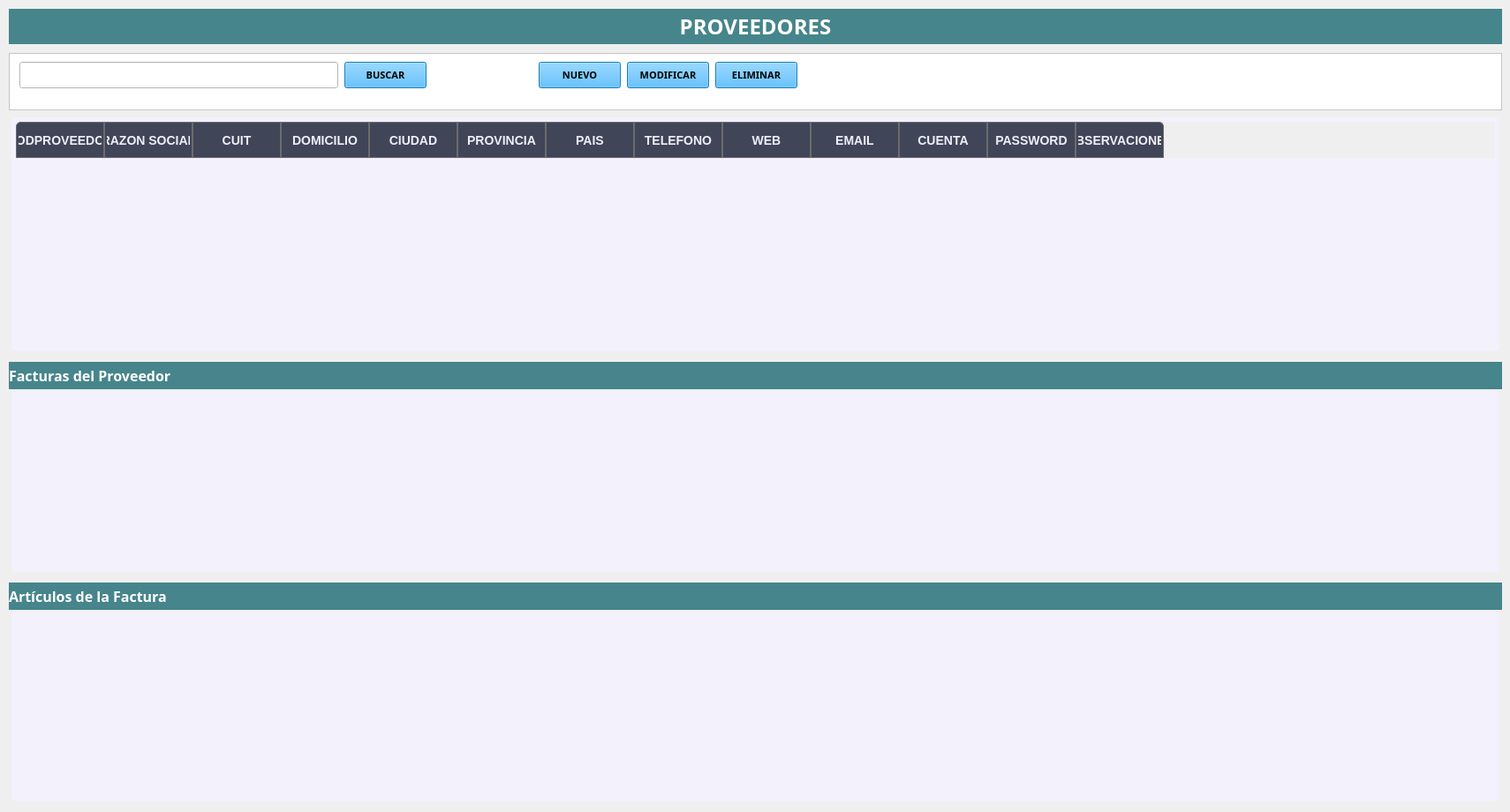
       <widget class="QWidget" name="pgProveedores">
        <widget class="QLabel" name="labelProveedores">
         <property name="geometry">
          <rect>
           <x>10</x>
           <y>10</y>
           <width>1691</width>
           <height>40</height>
          </rect>
         </property>
         <property name="minimumSize">
          <size>
           <width>0</width>
           <height>40</height>
          </size>
         </property>
         <property name="maximumSize">
          <size>
           <width>16777215</width>
           <height>40</height>
          </size>
         </property>
         <property name="font">
          <font>
           <family>Goldman</family>
           <pointsize>18</pointsize>
           <weight>75</weight>
           <bold>true</bold>
          </font>
         </property>
         <property name="styleSheet">
          <string notr="true">QLabel{
background-color:#46858b;
color:#ffffff
}</string>
         </property>
         <property name="text">
          <string>PROVEEDORES</string>
         </property>
         <property name="alignment">
          <set>Qt::AlignCenter</set>
         </property>
        </widget>
        <widget class="QFrame" name="frame_cliente_2">
         <property name="geometry">
          <rect>
           <x>10</x>
           <y>60</y>
           <width>1691</width>
           <height>65</height>
          </rect>
         </property>
         <property name="minimumSize">
          <size>
           <width>0</width>
           <height>65</height>
          </size>
         </property>
         <property name="styleSheet">
          <string notr="true">QFrame{
background-color:#ffffff;
}</string>
         </property>
         <property name="frameShape">
          <enum>QFrame::StyledPanel</enum>
         </property>
         <property name="frameShadow">
          <enum>QFrame::Raised</enum>
         </property>
         <widget class="QPushButton" name="bt_BuscarProveedor">
          <property name="geometry">
           <rect>
            <x>380</x>
            <y>10</y>
            <width>93</width>
            <height>30</height>
           </rect>
          </property>
          <property name="minimumSize">
           <size>
            <width>0</width>
            <height>30</height>
           </size>
          </property>
          <property name="font">
           <font>
            <family>Orbitron SemiBold</family>
            <pointsize>8</pointsize>
            <weight>75</weight>
            <bold>true</bold>
           </font>
          </property>
          <property name="styleSheet">
           <string notr="true">QPushButton{
background-color:#2caeff;
}

QPushButton:hover{
background-color:#39ffa3;
}</string>
          </property>
          <property name="text">
           <string>BUSCAR</string>
          </property>
         </widget>
         <widget class="QLineEdit" name="lineEdit_BuscarArticulo_3">
          <property name="geometry">
           <rect>
            <x>12</x>
            <y>10</y>
            <width>361</width>
            <height>30</height>
           </rect>
          </property>
          <property name="minimumSize">
           <size>
            <width>0</width>
            <height>30</height>
           </size>
          </property>
          <property name="palette">
           <palette>
            <active>
             <colorrole role="Button">
              <brush brushstyle="SolidPattern">
               <color alpha="255">
                <red>255</red>
                <green>255</green>
                <blue>255</blue>
               </color>
              </brush>
             </colorrole>
             <colorrole role="Base">
              <brush brushstyle="SolidPattern">
               <color alpha="255">
                <red>255</red>
                <green>255</green>
                <blue>255</blue>
               </color>
              </brush>
             </colorrole>
             <colorrole role="Window">
              <brush brushstyle="SolidPattern">
               <color alpha="255">
                <red>255</red>
                <green>255</green>
                <blue>255</blue>
               </color>
              </brush>
             </colorrole>
            </active>
            <inactive>
             <colorrole role="Button">
              <brush brushstyle="SolidPattern">
               <color alpha="255">
                <red>255</red>
                <green>255</green>
                <blue>255</blue>
               </color>
              </brush>
             </colorrole>
             <colorrole role="Base">
              <brush brushstyle="SolidPattern">
               <color alpha="255">
                <red>255</red>
                <green>255</green>
                <blue>255</blue>
               </color>
              </brush>
             </colorrole>
             <colorrole role="Window">
              <brush brushstyle="SolidPattern">
               <color alpha="255">
                <red>255</red>
                <green>255</green>
                <blue>255</blue>
               </color>
              </brush>
             </colorrole>
            </inactive>
            <disabled>
             <colorrole role="Button">
              <brush brushstyle="SolidPattern">
               <color alpha="255">
                <red>255</red>
                <green>255</green>
                <blue>255</blue>
               </color>
              </brush>
             </colorrole>
             <colorrole role="Base">
              <brush brushstyle="SolidPattern">
               <color alpha="255">
                <red>255</red>
                <green>255</green>
                <blue>255</blue>
               </color>
              </brush>
             </colorrole>
             <colorrole role="Window">
              <brush brushstyle="SolidPattern">
               <color alpha="255">
                <red>255</red>
                <green>255</green>
                <blue>255</blue>
               </color>
              </brush>
             </colorrole>
            </disabled>
           </palette>
          </property>
          <property name="styleSheet">
           <string notr="true">QLineEdit{
background-color:#ffffff;
}</string>
          </property>
         </widget>
         <widget class="QPushButton" name="bt_NuevoProveedor">
          <property name="geometry">
           <rect>
            <x>600</x>
            <y>10</y>
            <width>93</width>
            <height>30</height>
           </rect>
          </property>
          <property name="minimumSize">
           <size>
            <width>0</width>
            <height>30</height>
           </size>
          </property>
          <property name="font">
           <font>
            <family>Orbitron SemiBold</family>
            <pointsize>8</pointsize>
            <weight>75</weight>
            <bold>true</bold>
           </font>
          </property>
          <property name="styleSheet">
           <string notr="true">QPushButton{
background-color:#2caeff;
}

QPushButton:hover{
background-color:#39ffa3;
}</string>
          </property>
          <property name="text">
           <string>NUEVO</string>
          </property>
         </widget>
         <widget class="QPushButton" name="bt_ModificarProveedor">
          <property name="geometry">
           <rect>
            <x>700</x>
            <y>10</y>
            <width>93</width>
            <height>30</height>
           </rect>
          </property>
          <property name="minimumSize">
           <size>
            <width>0</width>
            <height>30</height>
           </size>
          </property>
          <property name="font">
           <font>
            <family>Orbitron SemiBold</family>
            <pointsize>8</pointsize>
            <weight>75</weight>
            <bold>true</bold>
           </font>
          </property>
          <property name="styleSheet">
           <string notr="true">QPushButton{
background-color:#2caeff;
}

QPushButton:hover{
background-color:#39ffa3;
}</string>
          </property>
          <property name="text">
           <string>MODIFICAR</string>
          </property>
         </widget>
         <widget class="QPushButton" name="bt_EliminarProveedor">
          <property name="geometry">
           <rect>
            <x>800</x>
            <y>10</y>
            <width>93</width>
            <height>30</height>
           </rect>
          </property>
          <property name="minimumSize">
           <size>
            <width>0</width>
            <height>30</height>
           </size>
          </property>
          <property name="font">
           <font>
            <family>Orbitron SemiBold</family>
            <pointsize>8</pointsize>
            <weight>75</weight>
            <bold>true</bold>
           </font>
          </property>
          <property name="styleSheet">
           <string notr="true">QPushButton{
background-color:#2caeff;
}

QPushButton:hover{
background-color:#39ffa3;
}</string>
          </property>
          <property name="text">
           <string>ELIMINAR</string>
          </property>
         </widget>
        </widget>
        <widget class="QLabel" name="label_articulosProveedor">
         <property name="geometry">
          <rect>
           <x>10</x>
           <y>660</y>
           <width>1691</width>
           <height>31</height>
          </rect>
         </property>
         <property name="font">
          <font>
           <family>Goldman</family>
           <pointsize>12</pointsize>
           <weight>75</weight>
           <bold>true</bold>
          </font>
         </property>
         <property name="styleSheet">
          <string notr="true">QLabel{
background-color:#46858b;
color:#ffffff
}</string>
         </property>
         <property name="text">
          <string>Artículos de la Factura</string>
         </property>
        </widget>
        <widget class="QTableWidget" name="tablaProveedores">
         <property name="geometry">
          <rect>
           <x>10</x>
           <y>130</y>
           <width>1691</width>
           <height>271</height>
          </rect>
         </property>
         <property name="styleSheet">
          <string notr="true">QTableView{
color: #000 ;
text-align: center;
padding: 5px;
margin: 3px;
border-radius: 5px;
font-size: 14px;
background-color: #FFF2F1FC; 
}

QTableView QTableCornerButton::section {
   	border-top-left-radius: 5px;
    border: 0.5px solid #6c6c6c;
 background-color: #BF060C26; 
}
QTableView QHeaderView::section::last:horizontal{
	border-top-right-radius: 5px;
}


QTableView QHeaderView::section::first:horizontal {
	border-top-left-radius: 5px;
}



 QTableView ::section{
	padding: 2px 5px ;
	color: #D9D9D9 ;
	  qproperty-alignment: AlignCenter;
	border: 1px solid grey;
	background-color:#1f232a;
	height: 35;
}


 QTableView QHeaderView::section:vertical {
 border: 0.5px solid #6c6c6c;
	padding: 1px;
  font-weight: bold; /* Poner en negrita */
  font-size: 10px; /* Tamaño de la letra */
  padding: 1px;
color: #FFEFEEFA;
 background-color: #BF060C26; 
}

QTableView::item:selected {
    background-color:#FF1EB0ED;
	color: white;
}

/*
QTableView::item:selected {
    background-color:#FF1EB0ED;
	color: white;
}
*/

/*
QTableView::item:selected:!focus {
    background-color:#FF1EB0ED;
	color: white;
}
*/

QHeaderView { 
qproperty-defaultAlignment: AlignCenter; 
}

	/* centrar titulos y dar padding */
QTableView QHeaderView::section:horizontal {
  font-weight: bold; /* Poner en negrita */
  font-size: 14px; /* Tamaño de la letra */
 /* padding: 2px 5px ;
  margin: 2px;*/
   text-align: center;
	padding: 2px;
  color: #FFEFEEFA;
 border: 0.5px solid #6c6c6c;
 background-color: #BF060C26;
}
</string>
         </property>
         <column>
          <property name="text">
           <string>CODPROVEEDOR</string>
          </property>
         </column>
         <column>
          <property name="text">
           <string>RAZON SOCIAL</string>
          </property>
         </column>
         <column>
          <property name="text">
           <string>CUIT</string>
          </property>
         </column>
         <column>
          <property name="text">
           <string>DOMICILIO</string>
          </property>
         </column>
         <column>
          <property name="text">
           <string>CIUDAD</string>
          </property>
         </column>
         <column>
          <property name="text">
           <string>PROVINCIA</string>
          </property>
         </column>
         <column>
          <property name="text">
           <string>PAIS</string>
          </property>
         </column>
         <column>
          <property name="text">
           <string>TELEFONO</string>
          </property>
         </column>
         <column>
          <property name="text">
           <string>WEB</string>
          </property>
         </column>
         <column>
          <property name="text">
           <string>EMAIL</string>
          </property>
         </column>
         <column>
          <property name="text">
           <string>CUENTA</string>
          </property>
         </column>
         <column>
          <property name="text">
           <string>PASSWORD</string>
          </property>
         </column>
         <column>
          <property name="text">
           <string>OBSERVACIONES</string>
          </property>
         </column>
        </widget>
        <widget class="QTableWidget" name="tablaFacturasProveedor">
         <property name="geometry">
          <rect>
           <x>10</x>
           <y>440</y>
           <width>1691</width>
           <height>211</height>
          </rect>
         </property>
         <property name="styleSheet">
          <string notr="true">QTableView{
color: #000 ;
text-align: center;
padding: 5px;
margin: 3px;
border-radius: 5px;
font-size: 14px;
background-color: #FFF2F1FC; 
}

QTableView QTableCornerButton::section {
   	border-top-left-radius: 5px;
    border: 0.5px solid #6c6c6c;
 background-color: #BF060C26; 
}
QTableView QHeaderView::section::last:horizontal{
	border-top-right-radius: 5px;
}


QTableView QHeaderView::section::first:horizontal {
	border-top-left-radius: 5px;
}



 QTableView ::section{
	padding: 2px 5px ;
	color: #D9D9D9 ;
	  qproperty-alignment: AlignCenter;
	border: 1px solid grey;
	background-color:#1f232a;
	height: 35;
}


 QTableView QHeaderView::section:vertical {
 border: 0.5px solid #6c6c6c;
	padding: 1px;
  font-weight: bold; /* Poner en negrita */
  font-size: 10px; /* Tamaño de la letra */
  padding: 1px;
color: #FFEFEEFA;
 background-color: #BF060C26; 
}

QTableView::item:selected {
    background-color:#FF1EB0ED;
	color: white;
}

/*
QTableView::item:selected {
    background-color:#FF1EB0ED;
	color: white;
}
*/

/*
QTableView::item:selected:!focus {
    background-color:#FF1EB0ED;
	color: white;
}
*/

QHeaderView { 
qproperty-defaultAlignment: AlignCenter; 
}

	/* centrar titulos y dar padding */
QTableView QHeaderView::section:horizontal {
  font-weight: bold; /* Poner en negrita */
  font-size: 14px; /* Tamaño de la letra */
 /* padding: 2px 5px ;
  margin: 2px;*/
   text-align: center;
	padding: 2px;
  color: #FFEFEEFA;
 border: 0.5px solid #6c6c6c;
 background-color: #BF060C26;
}
</string>
         </property>
        </widget>
        <widget class="QTableWidget" name="tablaArticulosFacturaProveedor">
         <property name="geometry">
          <rect>
           <x>10</x>
           <y>690</y>
           <width>1691</width>
           <height>221</height>
          </rect>
         </property>
         <property name="styleSheet">
          <string notr="true">QTableView{
color: #000 ;
text-align: center;
padding: 5px;
margin: 3px;
border-radius: 5px;
font-size: 14px;
background-color: #FFF2F1FC; 
}

QTableView QTableCornerButton::section {
   	border-top-left-radius: 5px;
    border: 0.5px solid #6c6c6c;
 background-color: #BF060C26; 
}
QTableView QHeaderView::section::last:horizontal{
	border-top-right-radius: 5px;
}


QTableView QHeaderView::section::first:horizontal {
	border-top-left-radius: 5px;
}



 QTableView ::section{
	padding: 2px 5px ;
	color: #D9D9D9 ;
	  qproperty-alignment: AlignCenter;
	border: 1px solid grey;
	background-color:#1f232a;
	height: 35;
}


 QTableView QHeaderView::section:vertical {
 border: 0.5px solid #6c6c6c;
	padding: 1px;
  font-weight: bold; /* Poner en negrita */
  font-size: 10px; /* Tamaño de la letra */
  padding: 1px;
color: #FFEFEEFA;
 background-color: #BF060C26; 
}

QTableView::item:selected {
    background-color:#FF1EB0ED;
	color: white;
}

/*
QTableView::item:selected {
    background-color:#FF1EB0ED;
	color: white;
}
*/

/*
QTableView::item:selected:!focus {
    background-color:#FF1EB0ED;
	color: white;
}
*/

QHeaderView { 
qproperty-defaultAlignment: AlignCenter; 
}

	/* centrar titulos y dar padding */
QTableView QHeaderView::section:horizontal {
  font-weight: bold; /* Poner en negrita */
  font-size: 14px; /* Tamaño de la letra */
 /* padding: 2px 5px ;
  margin: 2px;*/
   text-align: center;
	padding: 2px;
  color: #FFEFEEFA;
 border: 0.5px solid #6c6c6c;
 background-color: #BF060C26;
}
</string>
         </property>
        </widget>
        <widget class="QLabel" name="label_FacturasProveedor">
         <property name="geometry">
          <rect>
           <x>10</x>
           <y>410</y>
           <width>1691</width>
           <height>31</height>
          </rect>
         </property>
         <property name="font">
          <font>
           <family>Goldman</family>
           <pointsize>12</pointsize>
           <weight>75</weight>
           <bold>true</bold>
          </font>
         </property>
         <property name="styleSheet">
          <string notr="true">QLabel{
background-color:#46858b;
color:#ffffff
}</string>
         </property>
         <property name="text">
          <string>Facturas del Proveedor</string>
         </property>
        </widget>
       </widget>
